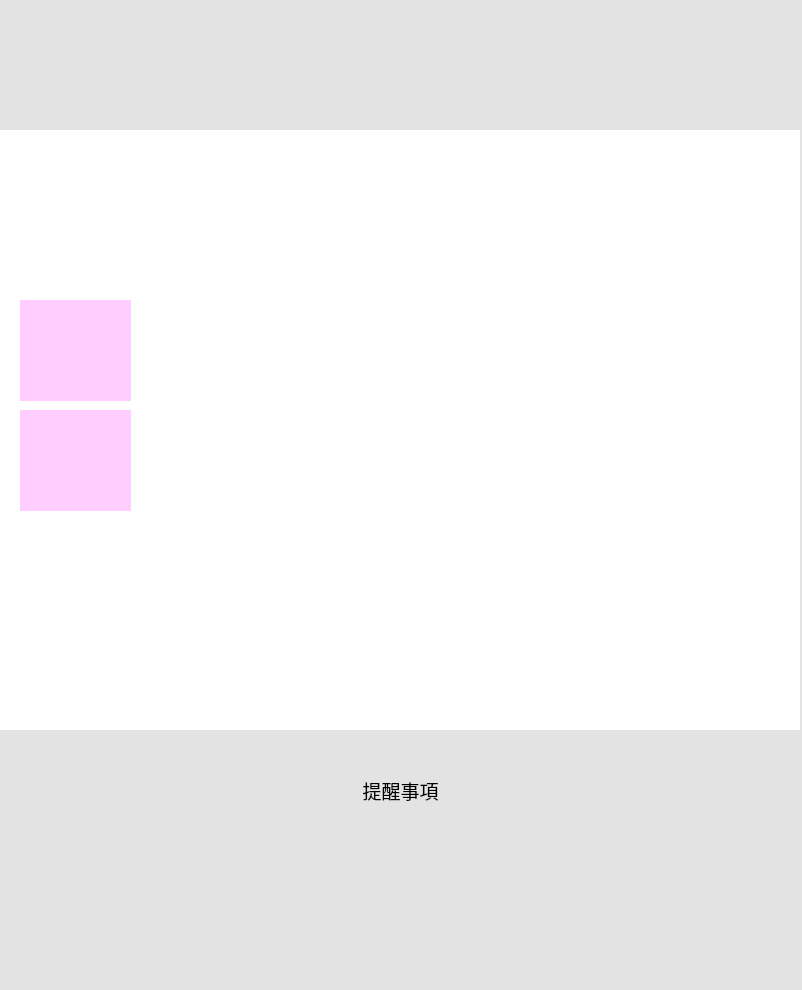
<?xml version="1.0" encoding="UTF-8"?>
<ui version="4.0">
 <class>Show_from</class>
 <widget class="QWidget" name="Show_from">
  <property name="geometry">
   <rect>
    <x>0</x>
    <y>0</y>
    <width>802</width>
    <height>990</height>
   </rect>
  </property>
  <property name="windowTitle">
   <string>Form</string>
  </property>
  <property name="styleSheet">
   <string notr="true">background-color: rgb(227, 227, 227);</string>
  </property>
  <widget class="QLabel" name="img1">
   <property name="geometry">
    <rect>
     <x>0</x>
     <y>130</y>
     <width>800</width>
     <height>600</height>
    </rect>
   </property>
   <property name="contextMenuPolicy">
    <enum>Qt::DefaultContextMenu</enum>
   </property>
   <property name="autoFillBackground">
    <bool>false</bool>
   </property>
   <property name="styleSheet">
    <string notr="true">background-color: rgb(255, 255, 255);</string>
   </property>
   <property name="text">
    <string/>
   </property>
  </widget>
  <widget class="QLabel" name="hint">
   <property name="geometry">
    <rect>
     <x>0</x>
     <y>70</y>
     <width>801</width>
     <height>51</height>
    </rect>
   </property>
   <property name="font">
    <font>
     <family>微軟正黑體</family>
     <pointsize>24</pointsize>
    </font>
   </property>
   <property name="layoutDirection">
    <enum>Qt::LeftToRight</enum>
   </property>
   <property name="text">
    <string/>
   </property>
   <property name="alignment">
    <set>Qt::AlignCenter</set>
   </property>
  </widget>
  <widget class="QLabel" name="hint_2">
   <property name="geometry">
    <rect>
     <x>0</x>
     <y>750</y>
     <width>801</width>
     <height>81</height>
    </rect>
   </property>
   <property name="font">
    <font>
     <pointsize>14</pointsize>
    </font>
   </property>
   <property name="layoutDirection">
    <enum>Qt::LeftToRight</enum>
   </property>
   <property name="text">
    <string>提醒事項</string>
   </property>
   <property name="alignment">
    <set>Qt::AlignCenter</set>
   </property>
  </widget>
  <widget class="QLabel" name="img2">
   <property name="geometry">
    <rect>
     <x>660</x>
     <y>140</y>
     <width>131</width>
     <height>171</height>
    </rect>
   </property>
   <property name="autoFillBackground">
    <bool>false</bool>
   </property>
   <property name="styleSheet">
    <string notr="true">background-color: rgba(255, 255, 255, 0);</string>
   </property>
   <property name="text">
    <string/>
   </property>
  </widget>
  <widget class="QLabel" name="img3">
   <property name="geometry">
    <rect>
     <x>20</x>
     <y>300</y>
     <width>111</width>
     <height>101</height>
    </rect>
   </property>
   <property name="autoFillBackground">
    <bool>false</bool>
   </property>
   <property name="styleSheet">
    <string notr="true">background-color: rgba(255, 0, 255, 50);</string>
   </property>
   <property name="text">
    <string/>
   </property>
  </widget>
  <widget class="QLabel" name="img4">
   <property name="geometry">
    <rect>
     <x>20</x>
     <y>410</y>
     <width>111</width>
     <height>101</height>
    </rect>
   </property>
   <property name="autoFillBackground">
    <bool>false</bool>
   </property>
   <property name="styleSheet">
    <string notr="true">background-color: rgba(255, 0, 255, 50);</string>
   </property>
   <property name="text">
    <string/>
   </property>
  </widget>
 </widget>
 <resources/>
 <connections/>
</ui>
